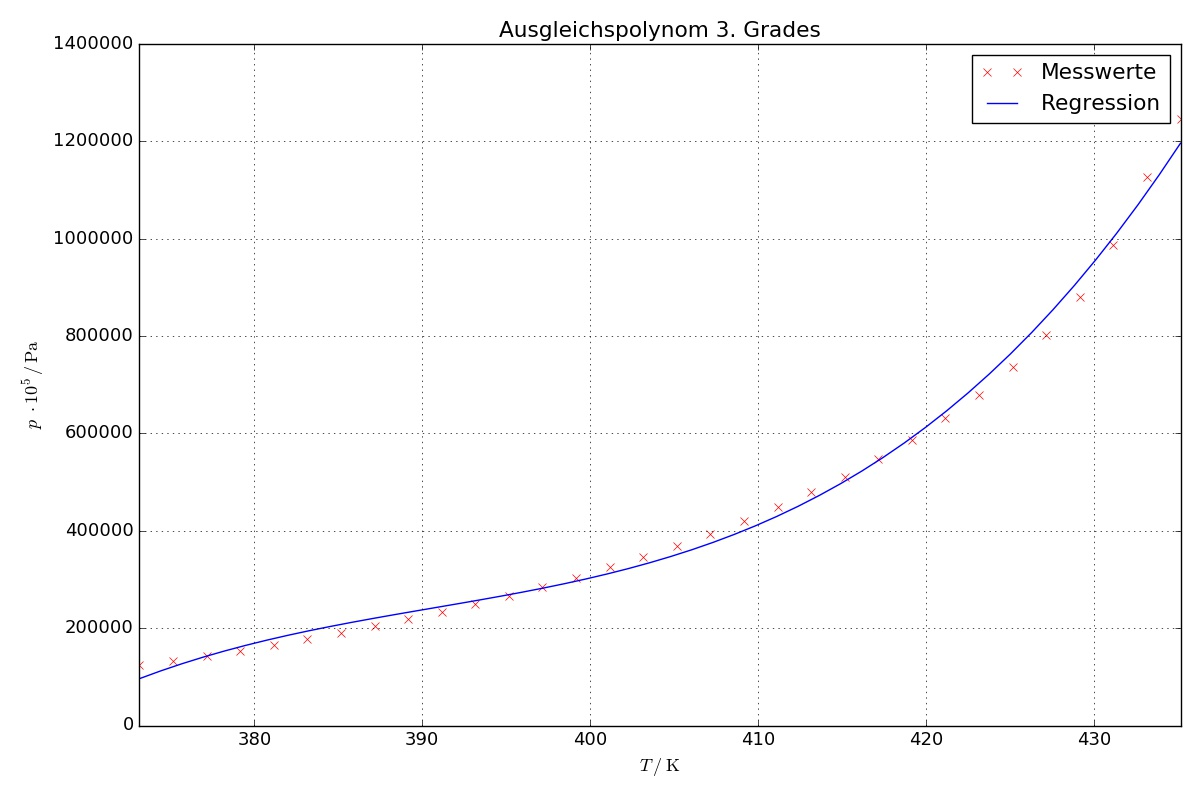

Source code (Python):
import numpy as np
import uncertainties.unumpy as unp
from uncertainties.unumpy import (nominal_values as noms, std_devs as stds)
import matplotlib.pyplot as plt
import matplotlib as mpl
from scipy.optimize import curve_fit
plt.rcParams['figure.figsize'] = (12, 8)
plt.rcParams['font.size'] = 13
plt.rcParams['lines.linewidth'] = 1
csfont = {'fontname': 'Times New Roman'}

T, p = np.genfromtxt('data2.txt', unpack=True, skip_header=2)
T += 273.15
# p *= 1e+5

def f(T, a, b, c, d):
    return a * T**3 + b * T**2 + c * T + d

params, covariance = curve_fit(f, T, p)

errors = np.sqrt(np.diag(covariance))

print('a =', params[0], '±', errors[0])
print('b =', params[1], '±', errors[1])
print('c =', params[2], '±', errors[2])
print('d =', params[3], '±', errors[3])


x_plot = np.linspace(min(T), max(T))

plt.plot(T, p, 'rx', label='Messwerte')
plt.plot(x_plot, f(x_plot, *params), 'b-', label='Regression', linewidth=1)

plt.xlabel(r'$T \,/\; \mathrm{K}$')
plt.ylabel(r'$p \; \cdot 10^5 \,/\, \mathrm{Pa}$')
plt.title('Ausgleichspolynom 3. Grades')
plt.xlim(min(T), max(T))
plt.grid()
plt.legend(loc='best')
plt.tight_layout()
plt.savefig('15bar.pdf')
plt.show()
